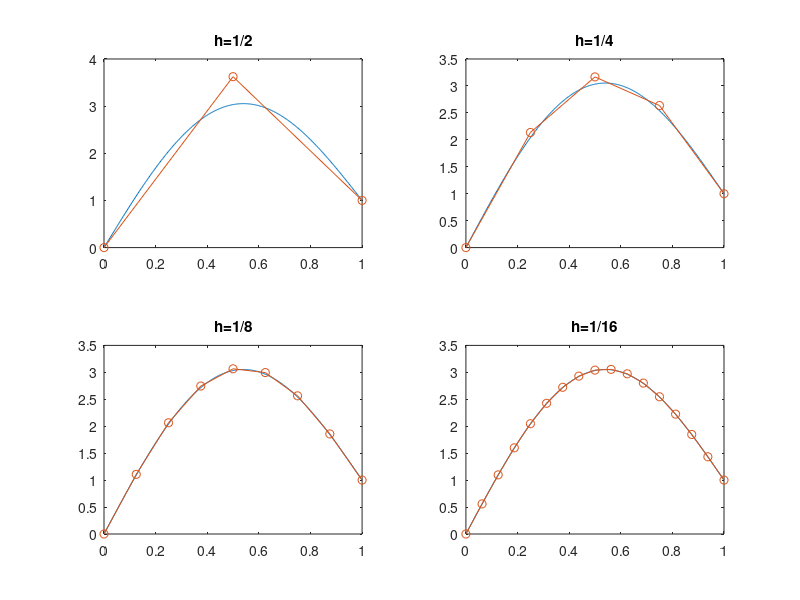

MATLAB code to generate this figure:
function m385bvp1d
% template for numerical solution of a two-point boundary value problem
% -y''=r, y(0)=alpha, y(1)=beta
clear; clf;
alpha = 0; beta = 1; lambda = 25;   % boundary conditions
for icase=1:4
    n = 2^icase-1; h = 1/(n+1);     % h = mesh size
    xe = 0:0.0025:1;                % fine mesh for plotting exact solution
    ye = (25/pi^2)*sin(pi*xe) + xe;                          % exact solution on fine mesh
% Set up for numerical solution.
for i=1:n
    xh(i) = i*h;                    % mesh points
    yh(i) = (25/pi^2)*sin(pi*xh(i)) + xh(i);                       % exact solution at mesh points
    a(i) = -1; b(i) = 2; c(i) = -1;      % matrix elements
    r(i) = 25*sin(pi*xh(i));                        % right hand side vector
end
    r(1) = r(1) + alpha/h^2;                        % adjust for BC at x=0
    r(n) = r(n) + beta/h^2;                        % adjust for BC at x=1
    wh = h^2*LU_385(a,b,c,r);     % numerical solution
% output
    table(icase,1) = h;
    table(icase,2) = norm(yh-wh,inf);
    table(icase,3) = norm(yh-wh,inf)/h;
    table(icase,4) = norm(yh-wh,inf)/h^2;
    table(icase,5) = norm(yh-wh,inf)/h^3;
    xplot = [0 xh 1]; wplot = [alpha wh beta];
    subplot(2,2,icase); plot(xe,ye,xplot,wplot,'-o');
    string = sprintf('h=1/%d',n+1); title(string)
end
table
%%%%%%%%%%%%%%%%%%%%%%%%%%%%%%%%%%%%%%%%%%%%%%%%%%%%%%%%%%%%%%%%%%%%%%%%%%%
function w = LU_385(a,b,c,r)
% input: a, b, c, r - matrix elements and right hand side vector
% output: w - solution of linear system
%
n = length(r);                      %size of vector r
%
% find L, U
u(1) = b(1);
for i=2:n
  l(i) = a(i)/u(i-1);
  u(i) = b(i) - l(i)*c(i-1);
end


% solve Lz = r
z(1) = r(1);
for i=2:n
  z(i) = r(i) - l(i)*z(i-1);
end
%
% solve Uw = z
w(n) = z(n)/u(n);
for i=n-1:-1:1
  w(i) = (z(i) - c(i)*w(i+1))/u(i);
end
%
